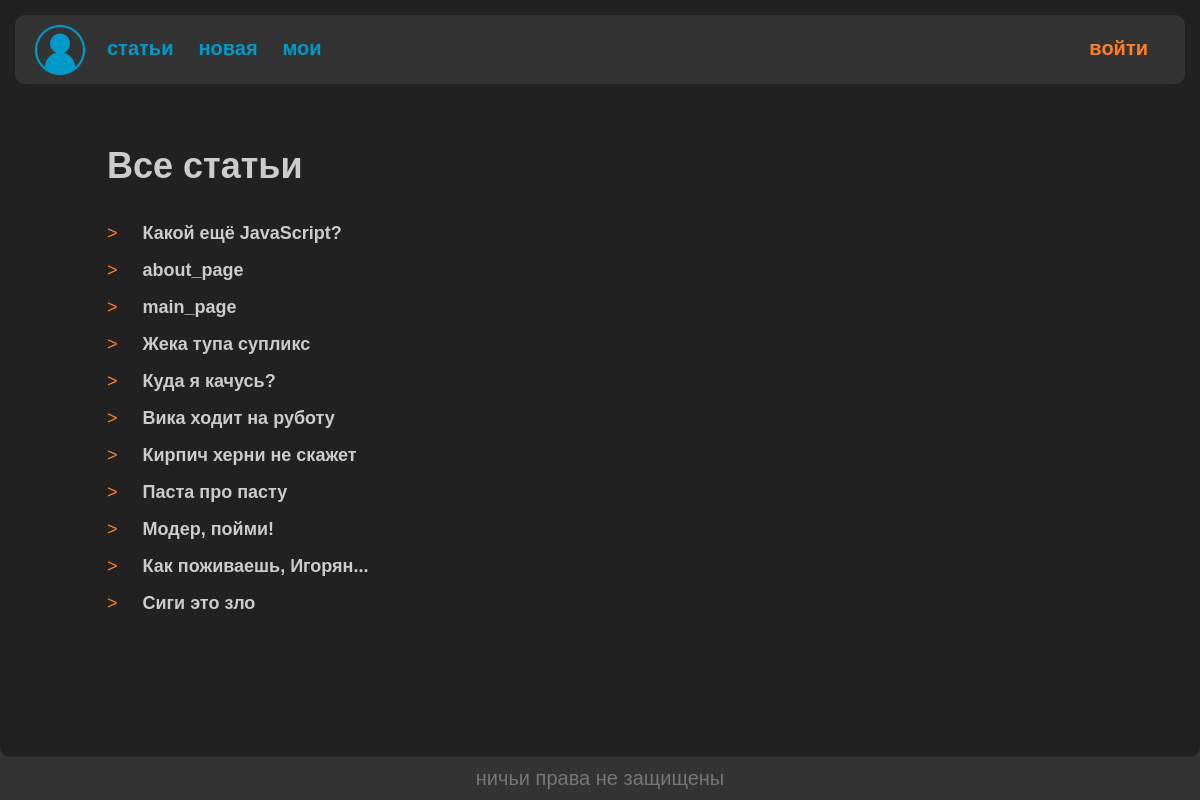
Page /pager/list/ on the committed database.
### pager/models.py (models this page shows, shortened)
class Page(models.Model):
    name = models.CharField(max_length=25)
    text = models.TextField(blank=True)
    date = models.DateTimeField(auto_now_add=True)
    user = models.ForeignKey('userface.CustomUser',
                             on_delete=models.SET_NULL,
                             null=True,
                             related_name='author')
    def __str__(self):
        return self.name
    def get_absolute_url(self, prefix='text'):
        return reverse(prefix, kwargs={'page_id': self.id})
    class Meta:
        ordering = ['-date']  # установка дефолтной сортировке по дате

### pager/views.py (the view)
# urls.py: path('list/', ListPage.as_view(), name='list'),
class ListPage(DataMixin, ListView):
    model = Page
    context_object_name = 'list'
    template_name = 'pager/list.html'
    extra_context = DataMixin.get_context({'title': 'Все статьи'})

### pager/templates/pager/list.html
{% extends 'userface/base.html' %}
{% block content %}
<h1>{{ title }}</h1>
<br>
{%for i in list%}
<div class="list-elem-div">
    {% if delete_button %}
    <a class="del-buttons" href="{{ i.get_absolute_url_del }}">X</a>
    {% else %}
    <a class="del-buttons">></a>
    {% endif %}
    <a class="list-buttons" href="{{ i.get_absolute_url }}">{{i}}</a>
    <br>
</div>
{%endfor%}
{% endblock %}

### userface/static/userface/css/styles.css (style rules this page uses)
* { margin: 0px; padding: 0px; font-family: sans-serif; text-decoration: none; }
body { background-color: #333333; height: 100%; }
.list-elem-div { margin-bottom: 10px; }
.del-buttons { color: #FF7F27; margin-right: 20px; }
.list-buttons { color: #CCCCCC; text-decoration: none; font-weight: 700; margin-right: 25px; }

### rows in the picture
Page: name "Какой ещё JavaScript?"
Page: name "about_page"
Page: name "main_page"
Page: name "Жека тупа супликс"
Page: name "Куда я качусь?"
Page: name "Вика ходит на руботу"
Page: name "Кирпич херни не скажет"
Page: name "Паста про пасту"
Page: name "Модер, пойми!"
Page: name "Как поживаешь, Игорян..."
Page: name "Сиги это зло"

### other values in the picture
{{ m.title }} "статьи" "новая" "мои"
{{ title }} "Все статьи"
